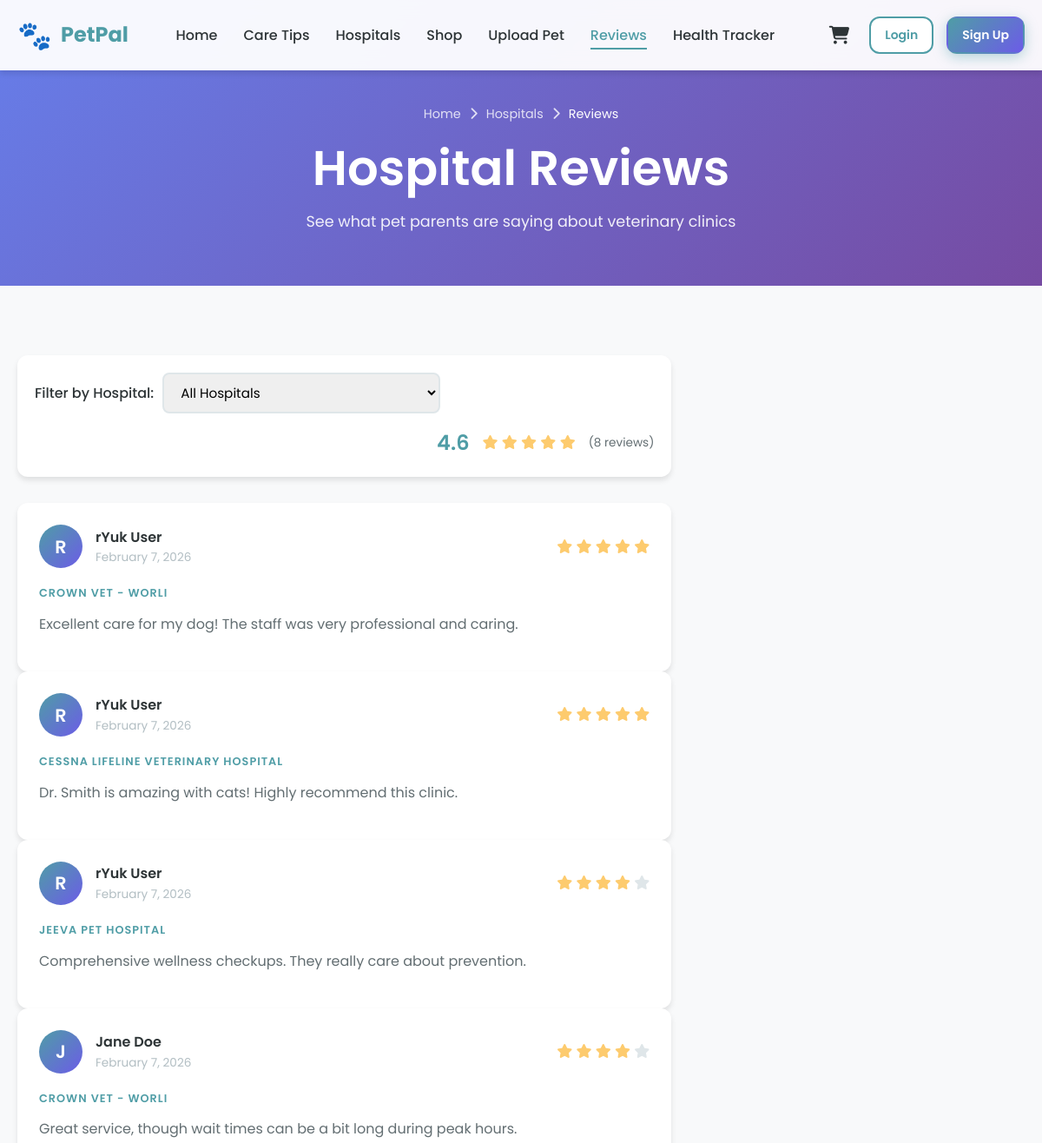
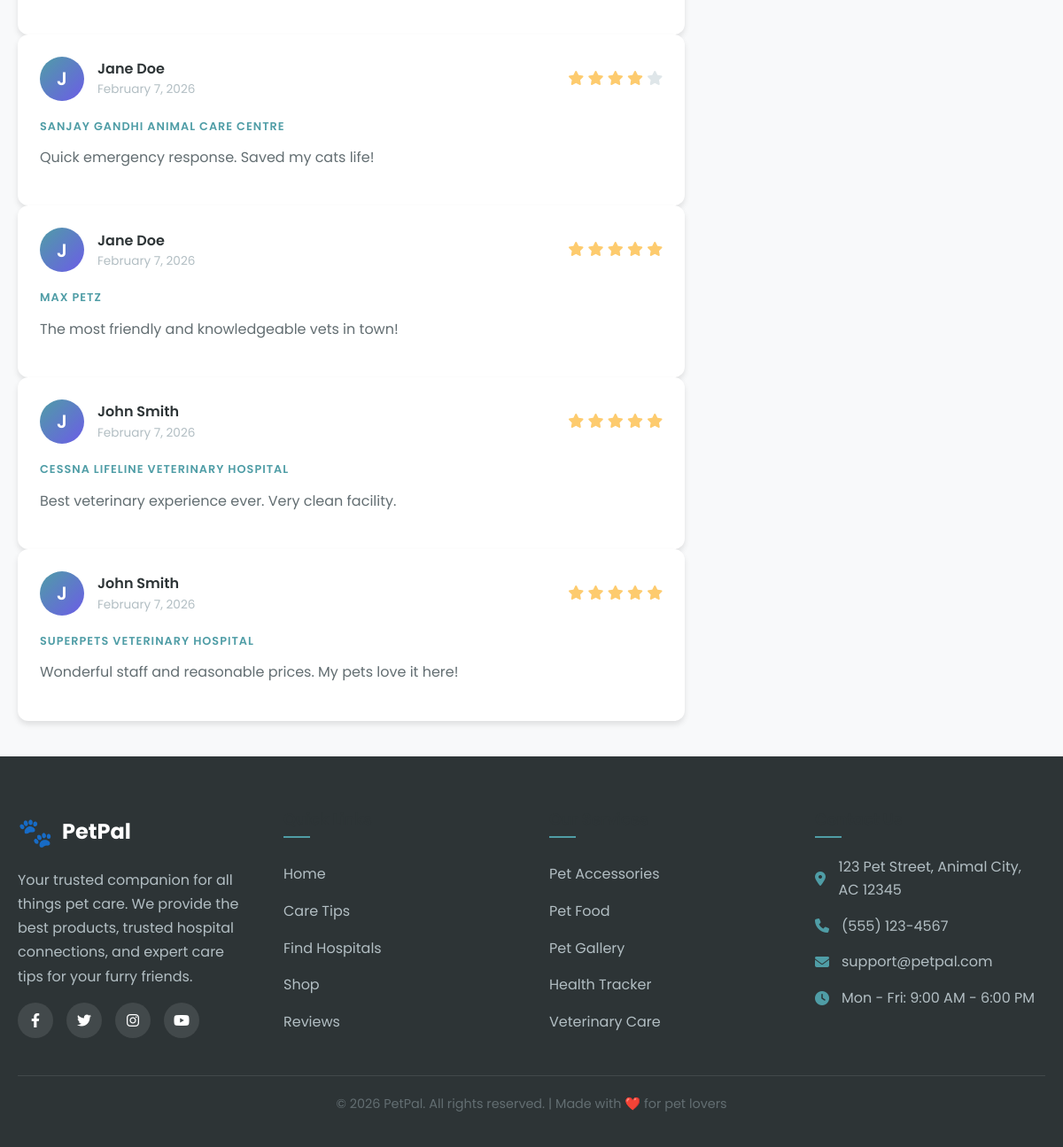
The app's page /pages/reviews.php with its own data (2 pictures, top to bottom).
### tables this page shows
CREATE TABLE reviews (
    id INT AUTO_INCREMENT PRIMARY KEY,
    user_id INT NOT NULL,
    hospital_id INT NOT NULL,
    rating INT NOT NULL CHECK (rating >= 1 AND rating <= 5),
    comment TEXT,
    created_at TIMESTAMP DEFAULT CURRENT_TIMESTAMP,
    FOREIGN KEY (user_id) REFERENCES users(id) ON DELETE CASCADE,
    FOREIGN KEY (hospital_id) REFERENCES hospitals(id) ON DELETE CASCADE
);

CREATE TABLE users (
    id INT AUTO_INCREMENT PRIMARY KEY,
    username VARCHAR(50) NOT NULL UNIQUE,
    email VARCHAR(100) NOT NULL UNIQUE,
    password VARCHAR(255) NOT NULL,
    full_name VARCHAR(100),
    created_at TIMESTAMP DEFAULT CURRENT_TIMESTAMP
);

CREATE TABLE hospitals (
    id INT AUTO_INCREMENT PRIMARY KEY,
    name VARCHAR(150) NOT NULL,
    address TEXT NOT NULL,
    phone VARCHAR(20),
    email VARCHAR(100),
    image_url VARCHAR(255),
    latitude DECIMAL(10,8),
    longitude DECIMAL(11,8),
    created_at TIMESTAMP DEFAULT CURRENT_TIMESTAMP
);

### config/config.php (called while the page is built, shortened)
<?php
function isLoggedIn()
{
    return isset($_SESSION['user_id']) && !empty($_SESSION['user_id']);
}
function h($string)
{
    return htmlspecialchars($string ?? '', ENT_QUOTES, 'UTF-8');
}

### pages/reviews.php (the view, shortened to what this page needs)
<?php
require_once '../config/config.php';
$conn = getDBConnection();
$reviewQuery = "
    SELECT reviews.*, users.username, users.full_name, hospitals.name as hospital_name
    FROM reviews
    JOIN users ON reviews.user_id = users.id
    JOIN hospitals ON reviews.hospital_id = hospitals.id
";
$params = [];
$reviewQuery .= " ORDER BY reviews.created_at DESC";
$reviewsStmt = $conn->prepare($reviewQuery);
$reviewsStmt->execute($params);
$reviews = $reviewsStmt->fetchAll();
$avgRating = 0;
$totalRatings = count($reviews);
if ($totalRatings > 0) {
    $avgRating = array_sum(array_column($reviews, 'rating')) / $totalRatings;
}
?>
<!DOCTYPE html>
<html lang="en">
<head>
    <?php include '../includes/head.php'; ?>
</head>
<body>
    <?php include '../includes/navbar.php'; ?>
    <header class="page-header">
        <div class="container">
            <div class="breadcrumb">
                <a href="<?php echo SITE_URL; ?>">Home</a>
                <i class="fas fa-chevron-right"></i>
                <a href="<?php echo SITE_URL; ?>/pages/hospitals.php">Hospitals</a>
                <i class="fas fa-chevron-right"></i>
                <span>Reviews</span>
            </div>
            <h1>Hospital Reviews</h1>
            <p>See what pet parents are saying about veterinary clinics</p>
        </div>
    </header>
    <main class="main-content">
        <div class="container">
            <div style="display: grid; grid-template-columns: 2fr 1fr; gap: 30px; align-items: start;">
                <div>
                    <div class="shop-filters" style="margin-bottom: 30px;">
                        <div class="filter-group">
                            <label class="filter-label">Filter by Hospital:</label>
                            <select class="filter-select" id="hospitalFilter" onchange="filterHospital()">
                                <option value="">All Hospitals</option>
                            </select>
                        </div>
                        <?php if ($totalRatings > 0): ?>
                            <div class="filter-group" style="margin-left: auto;">
                                <span style="font-size: 1.5rem; font-weight: 600; color: var(--primary);">
                                    <?php echo number_format($avgRating, 1); ?>
                                </span>
                                <div class="stars" style="margin-left: 5px;">
                                    <?php for ($i = 1; $i <= 5; $i++): ?>
                                        <i class="fas fa-star" style="color: <?php echo $i <= round($avgRating) ? '#FDCB6E' : '#DFE6E9'; ?>"></i>
                                    <?php endfor; ?>
                                </div>
                                <span class="rating-count" style="margin-left: 5px;">
                                    (<?php echo $totalRatings; ?> reviews)
                                </span>
                            </div>
                        <?php endif; ?>
                    </div>
                    <?php if (empty($reviews)): ?>
                        <div class="empty-state">
                            <div class="empty-icon">📝</div>
                            <h3>No Reviews Yet</h3>
                            <p>Be the first to leave a review!</p>
                        </div>
                    <?php else: ?>
                        <div id="reviewsList">
                            <?php foreach ($reviews as $review): ?>
                                <div class="review-card" data-hospital="<?php echo $review['hospital_id']; ?>">
                                    <div class="review-header">
                                        <div class="review-avatar">
                                            <?php echo strtoupper(substr($review['username'], 0, 1)); ?>
                                        </div>
                                        <div class="review-user">
                                            <div class="review-name"><?php echo h($review['full_name']); ?></div>
                                            <div class="review-date">
                                                <?php echo date('F j, Y', strtotime($review['created_at'])); ?>
                                            </div>
                                        </div>
                                        <div class="review-rating">
                                            <?php for ($i = 1; $i <= 5; $i++): ?>
                                                <i class="fas fa-star" style="color: <?php echo $i <= $review['rating'] ? '#FDCB6E' : '#DFE6E9'; ?>"></i>
                                            <?php endfor; ?>
                                        </div>
                                    </div>
                                    <div style="margin-bottom: 10px;">
                                        <span class="product-category"><?php echo h($review['hospital_name']); ?></span>
                                    </div>
                                    <p class="review-content"><?php echo nl2br(h($review['comment'])); ?></p>
                                </div>
                            <?php endforeach; ?>
                        </div>
                    <?php endif; ?>
                </div>
                <div>
                </div>
            </div>
        </div>
    </main>
    <?php include '../includes/footer.php'; ?>
</body>
</html>

### includes/head.php (shortened to what this page needs)
<link rel="stylesheet" href="https://cdnjs.cloudflare.com/ajax/libs/font-awesome/6.4.0/css/all.min.css">
<link rel="stylesheet" href="<?php echo SITE_URL; ?>/assets/css/style.css">

### includes/navbar.php (shortened to what this page needs)
<?php
$currentPage = basename($_SERVER['PHP_SELF'], '.php');
?>
<nav class="navbar" id="navbar">
    <div class="container">
        <a href="<?php echo SITE_URL; ?>" class="navbar-brand">
            <span class="logo-icon">🐾</span>
            <span>
                <?php echo SITE_NAME; ?>
            </span>
        </a>
        <ul class="nav-menu" id="navMenu">
            <li>
                <a href="<?php echo SITE_URL; ?>"
                    class="nav-link <?php echo $currentPage === 'index' ? 'active' : ''; ?>">
                    Home
                </a>
            </li>
            <li>
                <a href="<?php echo SITE_URL; ?>/pages/care-tips.php"
                    class="nav-link <?php echo $currentPage === 'care-tips' ? 'active' : ''; ?>">
                    Care Tips
                </a>
            </li>
            <li>
                <a href="<?php echo SITE_URL; ?>/pages/hospitals.php"
                    class="nav-link <?php echo $currentPage === 'hospitals' ? 'active' : ''; ?>">
                    Hospitals
                </a>
            </li>
            <li>
                <a href="<?php echo SITE_URL; ?>/pages/shop.php"
                    class="nav-link <?php echo $currentPage === 'shop' ? 'active' : ''; ?>">
                    Shop
                </a>
            </li>
            <li>
                <a href="<?php echo SITE_URL; ?>/pages/upload-pet.php"
                    class="nav-link <?php echo $currentPage === 'upload-pet' ? 'active' : ''; ?>">
                    Upload Pet
                </a>
            </li>
            <li>
                <a href="<?php echo SITE_URL; ?>/pages/reviews.php"
                    class="nav-link <?php echo $currentPage === 'reviews' ? 'active' : ''; ?>">
                    Reviews
                </a>
            </li>
            <li>
                <a href="<?php echo SITE_URL; ?>/pages/health-tracker.php"
                    class="nav-link <?php echo $currentPage === 'health-tracker' ? 'active' : ''; ?>">
                    Health Tracker
                </a>
            </li>
        </ul>
        <div class="nav-actions">
            <a href="<?php echo SITE_URL; ?>/pages/cart.php" class="cart-icon" title="Shopping Cart">
                <i class="fas fa-shopping-cart"></i>
            </a>
            <?php if (isLoggedIn()): ?>
                <?php $user = getCurrentUser(); ?>
                <div class="user-dropdown">
                    <a href="<?php echo SITE_URL; ?>/pages/profile.php" class="btn btn-sm btn-secondary">
                        <i class="fas fa-user"></i>
                        <?php echo h($user['username']); ?>
                    </a>
                    <a href="<?php echo SITE_URL; ?>/pages/logout.php" class="btn btn-sm btn-primary">
                        <i class="fas fa-sign-out-alt"></i>
                        Logout
                    </a>
                </div>
            <?php else: ?>
                <a href="<?php echo SITE_URL; ?>/pages/login.php" class="btn btn-sm btn-secondary">
                    Login
                </a>
                <a href="<?php echo SITE_URL; ?>/pages/register.php" class="btn btn-sm btn-primary">
                    Sign Up
                </a>
            <?php endif; ?>
        </div>
    </div>
</nav>

### includes/footer.php (shortened to what this page needs)
<footer class="footer">
    <div class="container">
        <div class="footer-grid">
            <div class="footer-column">
                <a href="<?php echo SITE_URL; ?>" class="footer-brand">
                    <span class="logo-icon">🐾</span>
                    <span>
                        <?php echo SITE_NAME; ?>
                    </span>
                </a>
                <p class="footer-description">
                    Your trusted companion for all things pet care. We provide the best products,
                    trusted hospital connections, and expert care tips for your furry friends.
                </p>
                <div class="social-links">
                    <a href="#" class="social-link" title="Facebook">
                        <i class="fab fa-facebook-f"></i>
                    </a>
                    <a href="#" class="social-link" title="Twitter">
                        <i class="fab fa-twitter"></i>
                    </a>
                    <a href="#" class="social-link" title="Instagram">
                        <i class="fab fa-instagram"></i>
                    </a>
                    <a href="#" class="social-link" title="YouTube">
                        <i class="fab fa-youtube"></i>
                    </a>
                </div>
            </div>
            <div class="footer-column">
                <h4 class="footer-title">Quick Links</h4>
                <div class="footer-links">
                    <a href="<?php echo SITE_URL; ?>">Home</a>
                    <a href="<?php echo SITE_URL; ?>/pages/care-tips.php">Care Tips</a>
                    <a href="<?php echo SITE_URL; ?>/pages/hospitals.php">Find Hospitals</a>
                    <a href="<?php echo SITE_URL; ?>/pages/shop.php">Shop</a>
                    <a href="<?php echo SITE_URL; ?>/pages/reviews.php">Reviews</a>
                </div>
            </div>
            <div class="footer-column">
                <h4 class="footer-title">Our Services</h4>
                <div class="footer-links">
                    <a href="<?php echo SITE_URL; ?>/pages/shop.php?category=accessories">Pet Accessories</a>
                    <a href="<?php echo SITE_URL; ?>/pages/shop.php?category=food">Pet Food</a>
                    <a href="<?php echo SITE_URL; ?>/pages/upload-pet.php">Pet Gallery</a>
                    <a href="<?php echo SITE_URL; ?>/pages/health-tracker.php">Health Tracker</a>
                    <a href="<?php echo SITE_URL; ?>/pages/hospitals.php">Veterinary Care</a>
                </div>
            </div>
            <div class="footer-column">
                <h4 class="footer-title">Contact Us</h4>
                <div class="footer-contact">
                    <p>
                        <i class="fas fa-map-marker-alt"></i>
                        123 Pet Street, Animal City, AC 12345
                    </p>
                    <p>
                        <i class="fas fa-phone"></i>
                        (555) 123-4567
                    </p>
                    <p>
                        <i class="fas fa-envelope"></i>
                        support@petpal.com
                    </p>
                    <p>
                        <i class="fas fa-clock"></i>
                        Mon - Fri: 9:00 AM - 6:00 PM
                    </p>
                </div>
            </div>
        </div>
        <div class="footer-bottom">
            <p>&copy;
                <?php echo date('Y'); ?>
                <?php echo SITE_NAME; ?>. All rights reserved. | Made with ❤️ for pet lovers
            </p>
        </div>
    </div>
</footer>

### records on screen
reviews: user.username "R", user.full_name "rYuk User", created_at "February 7, 2026", rating 5 (drawn), hospital.name "CROWN VET - WORLI", comment "Excellent care for my dog! The staff was very professional and caring."
reviews: user.username "R", user.full_name "rYuk User", created_at "February 7, 2026", rating 5 (drawn), hospital.name "CESSNA LIFELINE VETERINARY HOSPITAL", comment "Dr. Smith is amazing with cats! Highly recommend this clinic."
reviews: user.username "R", user.full_name "rYuk User", created_at "February 7, 2026", rating 4 (drawn), hospital.name "JEEVA PET HOSPITAL", comment "Comprehensive wellness checkups. They really care about prevention."
reviews: user.username "J", user.full_name "Jane Doe", created_at "February 7, 2026", rating 4 (drawn), hospital.name "CROWN VET - WORLI", comment "Great service, though wait times can be a bit long during peak hours."
reviews: user.username "J", user.full_name "Jane Doe", created_at "February 7, 2026", rating 4 (drawn), hospital.name "SANJAY GANDHI ANIMAL CARE CENTRE", comment "Quick emergency response. Saved my cats life!"
reviews: user.username "J", user.full_name "Jane Doe", created_at "February 7, 2026", rating 5 (drawn), hospital.name "MAX PETZ", comment "The most friendly and knowledgeable vets in town!"
reviews: user.username "J", user.full_name "John Smith", created_at "February 7, 2026", rating 5 (drawn), hospital.name "CESSNA LIFELINE VETERINARY HOSPITAL", comment "Best veterinary experience ever. Very clean facility."
reviews: user.username "J", user.full_name "John Smith", created_at "February 7, 2026", rating 5 (drawn), hospital.name "SUPERPETS VETERINARY HOSPITAL", comment "Wonderful staff and reasonable prices. My pets love it here!"

### other values on screen
SITE_NAME "PetPal"
$avgRating "4.6"
$totalRatings "8"
